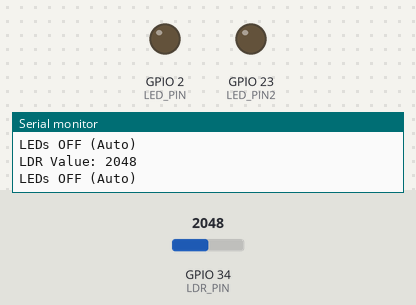
The sketch below on a simulated ESP32. Shown: output pins drawn as LEDs (lit = HIGH), the last lines printed to the serial monitor. The inputs (shaded band) are chosen by the test bench; at power-on: GPIO 34 (LDR_PIN) = 2048. WiFi joins after 1.5 s; servers stay silent unless stated.

Above: at 3.5 s.
3.6 s: GPIO 34 (LDR_PIN) set to 3473
5.3 s: GPIO 34 (LDR_PIN) set to 3552
At 6.9 s:
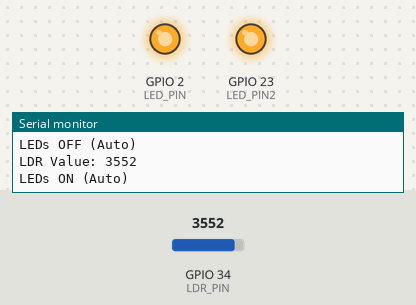
7.8 s: GPIO 34 (LDR_PIN) set to 3460
At 10.1 s:
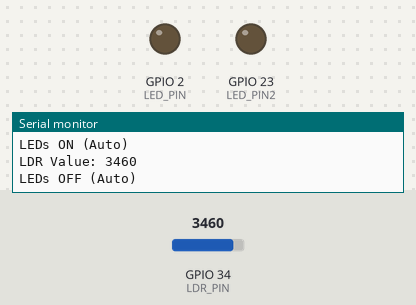
10.4 s: GPIO 34 (LDR_PIN) set to 3540
At 12.1 s:
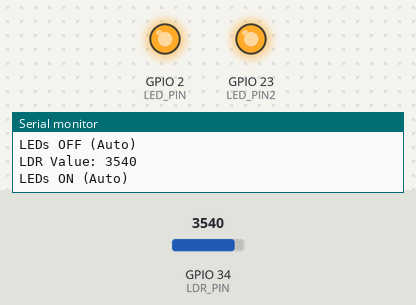
Timing chart, 0 to 13.6 s (numbered marks = the images above; inputs shaded):
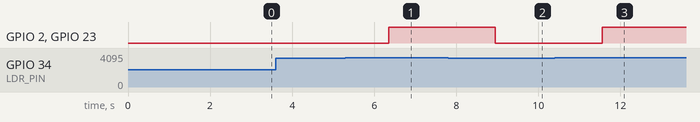

The sketch:

Smart_Lighting_Firebase.ino
```cpp
#include <WiFi.h>
#include <FirebaseESP32.h>

// Firebase configuration
#define FIREBASE_HOST "https://smart-lighting-system-e63fd-default-rtdb.firebaseio.com/" // Replace with your Firebase host URL
#define FIREBASE_AUTH "qn7lgx7RkeOedlyl3h8PRyq8ZK33yCHKLZT2XGAi"               // Replace with your Firebase authentication token

// Define Firebase and Wi-Fi credentials
FirebaseData firebaseData;
FirebaseConfig firebaseConfig;
FirebaseAuth firebaseAuth;

// Wi-Fi credentials
const char* ssid = "OP";
const char* password = "12345678";

// Define pins
#define LDR_PIN 34  // Analog pin for LDR
#define LED_PIN 2   // Digital pin for LED
#define LED_PIN2 23 // Digital pin for LED

// Threshold value to determine if it's dark or light
const int threshold = 3500;

void setup() {
  // Initialize serial communication
  Serial.begin(115200);

  // Set LED pins as output
  pinMode(LED_PIN, OUTPUT);
  pinMode(LED_PIN2, OUTPUT);
  digitalWrite(LED_PIN, LOW); // Initialize LEDs as off
  digitalWrite(LED_PIN2, LOW);

  // Connect to Wi-Fi
  Serial.print("Connecting to Wi-Fi: ");
  Serial.println(ssid);
  WiFi.begin(ssid, password);

  while (WiFi.status() != WL_CONNECTED) {
    delay(1000);
    Serial.println("Connecting to WiFi...");
  }

  Serial.println("Connected to WiFi");

  // Firebase configuration
  firebaseConfig.host = FIREBASE_HOST;
  firebaseConfig.signer.tokens.legacy_token = FIREBASE_AUTH;
  Firebase.begin(&firebaseConfig, &firebaseAuth);
  Firebase.reconnectWiFi(true);

  // Start checking and operating LEDs based on LDR
  checkLDRAndOperate();
}

void checkLDRAndOperate() {
  // Read LDR value
  int ldrValue = analogRead(LDR_PIN);
  bool ledState = (ldrValue > threshold);

  // Debugging output for LDR value
  Serial.print("LDR Value: ");
  Serial.println(ldrValue);

  // Update LDR value in Firebase
  Firebase.setInt(firebaseData, "/smart_lighting/ldr_value", ldrValue);

  // Control LEDs based on LDR value
  if (ledState) {
    digitalWrite(LED_PIN, HIGH);
    digitalWrite(LED_PIN2, HIGH); // Turn on LEDs if it's dark
    Firebase.setBool(firebaseData, "/smart_lighting/led_status", true); // Indicate LEDs are ON in Firebase
    Serial.println("LEDs ON (Auto)");
  } else {
    digitalWrite(LED_PIN, LOW);
    digitalWrite(LED_PIN2, LOW); // Turn off LEDs if it's bright
    Firebase.setBool(firebaseData, "/smart_lighting/led_status", false); // Indicate LEDs are OFF in Firebase
    Serial.println("LEDs OFF (Auto)");
  }
}

void loop() {
  // Continuously check the LDR value and operate LEDs
  checkLDRAndOperate();
  delay(1000); // Adjust delay as needed
}
```

Measured:
- the behaviour switches between 3500 and 3501 on GPIO 34 (LDR_PIN) (found by bisection; images 0 and 1)
- after the input at 5.3 s, GPIO 2 (LED_PIN), GPIO 23 (LED_PIN2): LOW → HIGH after 1.1 s
- after the input at 7.8 s, GPIO 2 (LED_PIN), GPIO 23 (LED_PIN2): HIGH → LOW after 1.2 s
- after the input at 10.4 s, GPIO 2 (LED_PIN), GPIO 23 (LED_PIN2): LOW → HIGH after 1.2 s
